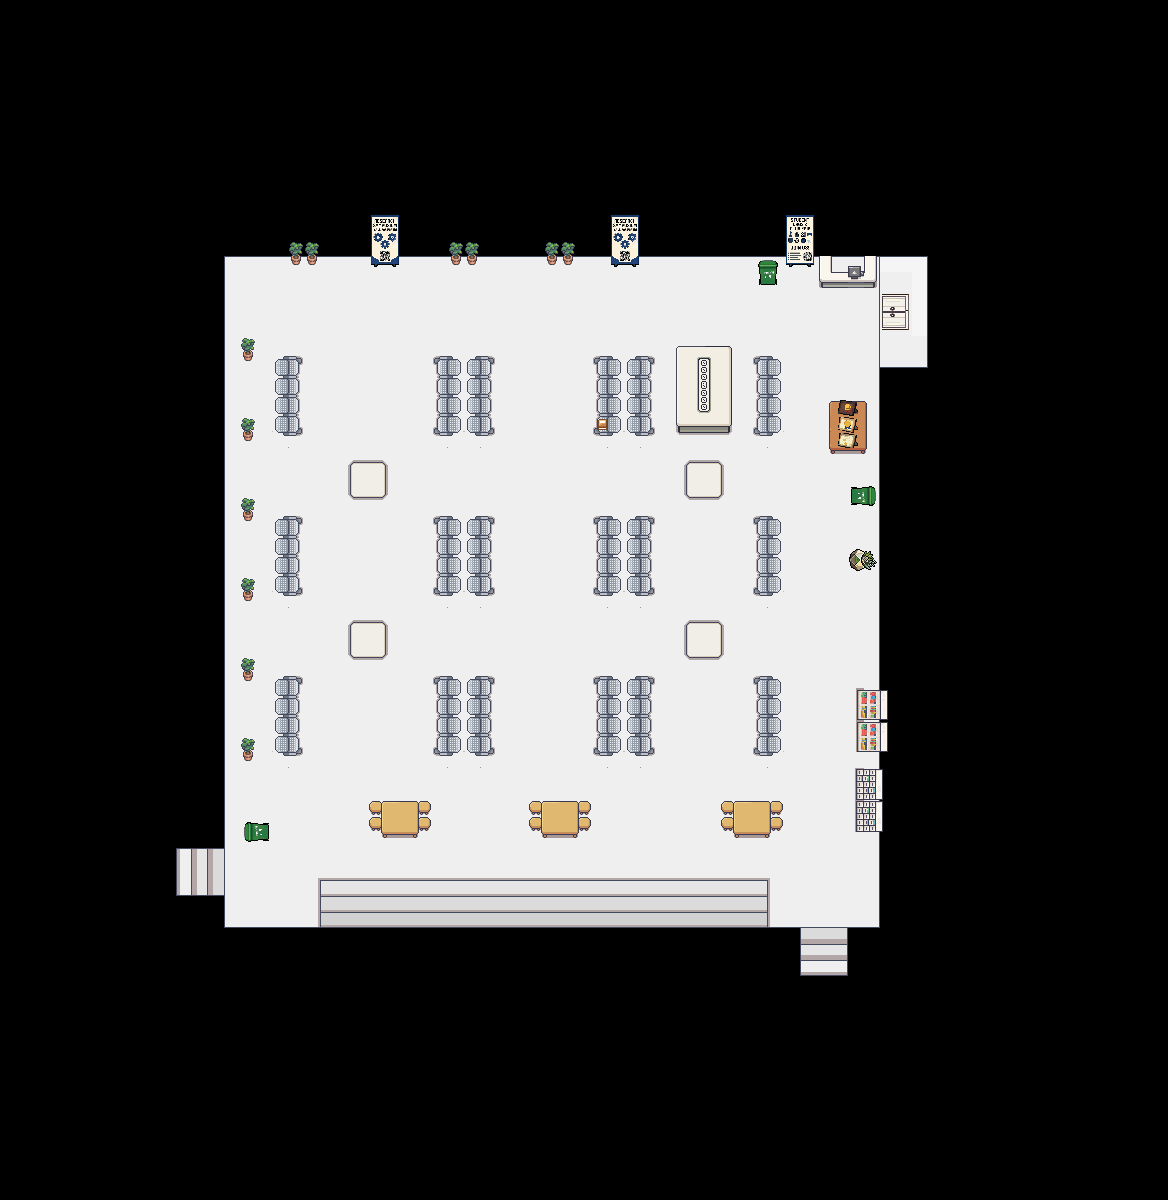

Rendered tile map (Tiled .tmx) drawn with the repository's tilesets; below, a short description and the map source with its tile grids summarised:
An orthogonal 73x75 tile map with 16x16 px tiles, 4 tile layers (Tile Layer 1, Tile Layer 4, Tile Layer 2, Tile Layer 3), 13 tilesets.

<map version="1.10" tiledversion="1.12.2" orientation="orthogonal" renderorder="right-down" width="73" height="75" tilewidth="16" tileheight="16" infinite="0" nextlayerid="6" nextobjectid="1">
 <tileset firstgid="1" source="Dinding4x4.tsx" />
 <tileset firstgid="17" source="lantai3x3.tsx" />
 <tileset firstgid="26" source="BukuPanduan.tsx" />
 <tileset firstgid="27" source="pintu.tsx" />
 <tileset firstgid="283" source="BangkuFIK.tsx" />
 <tileset firstgid="295" source="Interiors_free_16x16.tsx" />
 <tileset firstgid="1719" source="tanggaentrance.tsx" />
 <tileset firstgid="1728" source="tanaman dan tongsampah.tsx" />
 <tileset firstgid="1984" source="Pilar.tsx" />
 <tileset firstgid="2000" source="TanggaSelasar.tsx" />
 <tileset firstgid="2120" source="MejaFIK.tsx" />
 <tileset firstgid="2144" source="bannerlg.tsx" />
 <tileset firstgid="2272" source="piagam.png.tsx" />
 <layer id="1" name="Tile Layer 1" width="73" height="75">
  <data>[5475 cells, 1740 non-empty, 12 distinct tile ids]</data>
 </layer>
 <layer id="5" name="Tile Layer 4" width="73" height="75">
  <data>[5475 cells, 21 non-empty, 2 distinct tile ids]</data>
 </layer>
 <layer id="3" name="Tile Layer 2" width="73" height="75">
  <data>[5475 cells, 581 non-empty, 234 distinct tile ids]</data>
 </layer>
 <layer id="4" name="Tile Layer 3" width="73" height="75">
  <data>[5475 cells, 42 non-empty, 34 distinct tile ids]</data>
 </layer>
</map>
